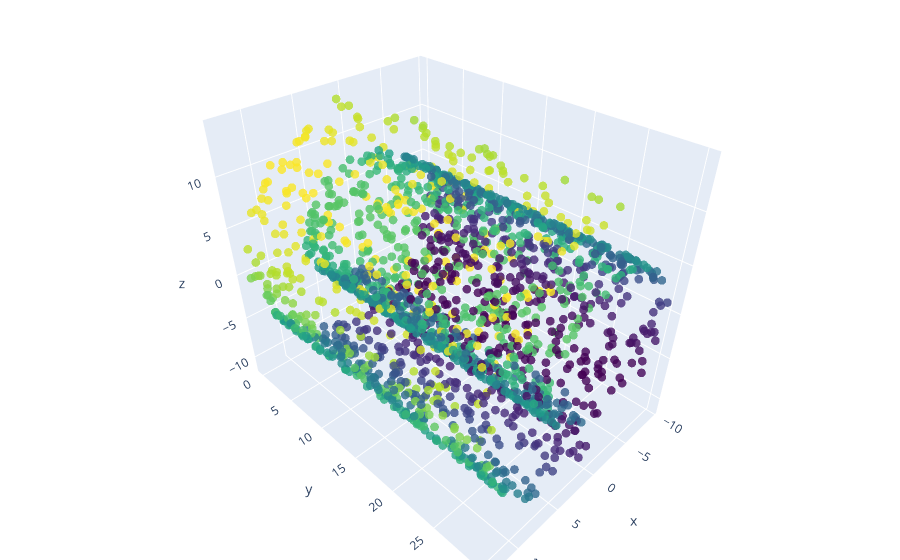

Notebook code for this chart:
### Markdown cell above
Plotting the data in 3-d

### Code cell
colors = swiss_roll_data_df['col1']+swiss_roll_data_df['col3']
trace = go.Scatter3d(x=swiss_roll_data_df['col1'], y=swiss_roll_data_df['col2'], z=swiss_roll_data_df['col3'], 
                     mode='markers', marker=dict(size=3, color=colors, colorscale='viridis', opacity=0.8))
layout = go.Layout(title='3D Scatter Plot', margin=dict(l=0, r=0, b=0, t=0))
fig = go.Figure(data=[trace], layout=layout)

# Showing the plot
pyo.init_notebook_mode(connected=True)
pyo.iplot(fig)

### Figure 1 — Plotly figure (JSON) as saved in the notebook; plotly's stock layout.template omitted (floating-point values rounded to 4 significant figures; data arrays with more than 128 entries replaced by an {"elided": "..."} marker saying what was removed)
{"data": [{"marker": {"color": {"elided": "2000 float values"}, "colorscale": [[0, "#440154"], [0.1111, "#482878"], [0.2222, "#3e4989"], [0.3333, "#31688e"], [0.4444, "#26828e"], [0.5556, "#1f9e89"], [0.6667, "#35b779"], [0.7778, "#6ece58"], [0.8889, "#b5de2b"], [1, "#fde725"]], "opacity": 0.8, "size": 3}, "mode": "markers", "type": "scatter3d", "x": {"elided": "2000 float values"}, "y": {"elided": "2000 float values"}, "z": {"elided": "2000 float values"}}], "layout": {"margin": {"b": 0, "l": 0, "r": 0, "t": 0}, "title": {"text": "3D Scatter Plot"}}}
